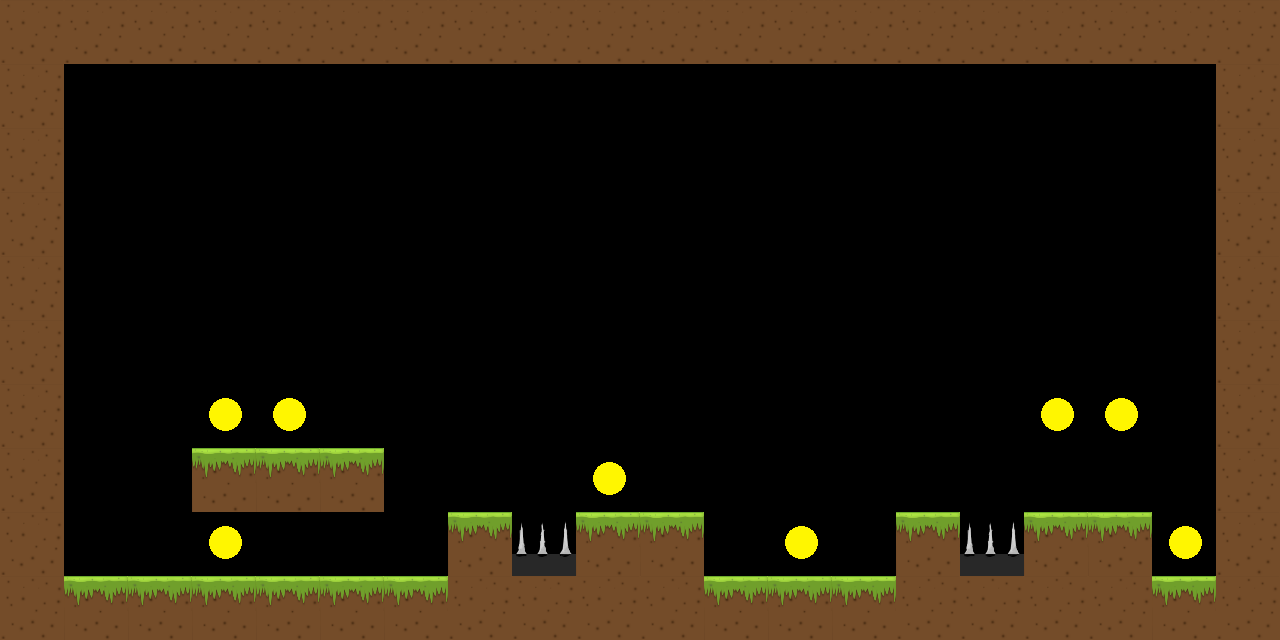

A 2D game scene composited from a Tiled map and its tileset images. What follows is a short description and the map's XML, with every tile layer's data as written:
An orthogonal 20x10 tile map with 64x64 px tiles, 1 tile layer (Tile Layer 1) and 1 object.

<map version="1.0" tiledversion="1.1.6" orientation="orthogonal" renderorder="right-down" width="20" height="10" tilewidth="64" tileheight="64" infinite="0" nextobjectid="21">
 <tileset firstgid="1" name="grab-coin" tilewidth="64" tileheight="64" tilecount="72" columns="8">
  <image source="grab-coin.png" width="512" height="576" />
 </tileset>
 <layer name="Tile Layer 1" width="20" height="10">
  <data encoding="csv">
3,3,3,3,3,3,3,3,3,3,3,3,3,3,3,3,3,3,3,3,
3,0,0,0,0,0,0,0,0,0,0,0,0,0,0,0,0,0,0,3,
3,0,0,12,0,0,0,0,12,0,0,0,0,0,0,0,0,0,0,3,
3,0,0,0,0,0,0,0,0,0,0,0,0,0,0,0,0,0,0,3,
3,0,0,0,0,0,0,0,0,0,0,0,0,0,0,0,0,0,0,3,
3,0,0,0,0,0,0,0,0,0,0,0,0,0,0,0,0,0,0,3,
3,0,0,7,7,0,0,0,0,0,0,0,0,0,0,0,7,7,0,3,
3,0,0,1,1,1,0,0,0,7,0,0,0,0,0,0,0,0,0,3,
3,0,0,7,0,0,0,1,6,1,1,0,7,0,1,6,1,1,7,3,
3,1,1,1,1,1,1,3,3,3,3,1,1,1,3,3,3,3,1,3
</data>
 </layer>
 <objectgroup name="Object Layer 1">
  <object id="19" gid="8" x="64.9021" y="582.58" width="62.5318" height="69.8729" />
 </objectgroup>
</map>
